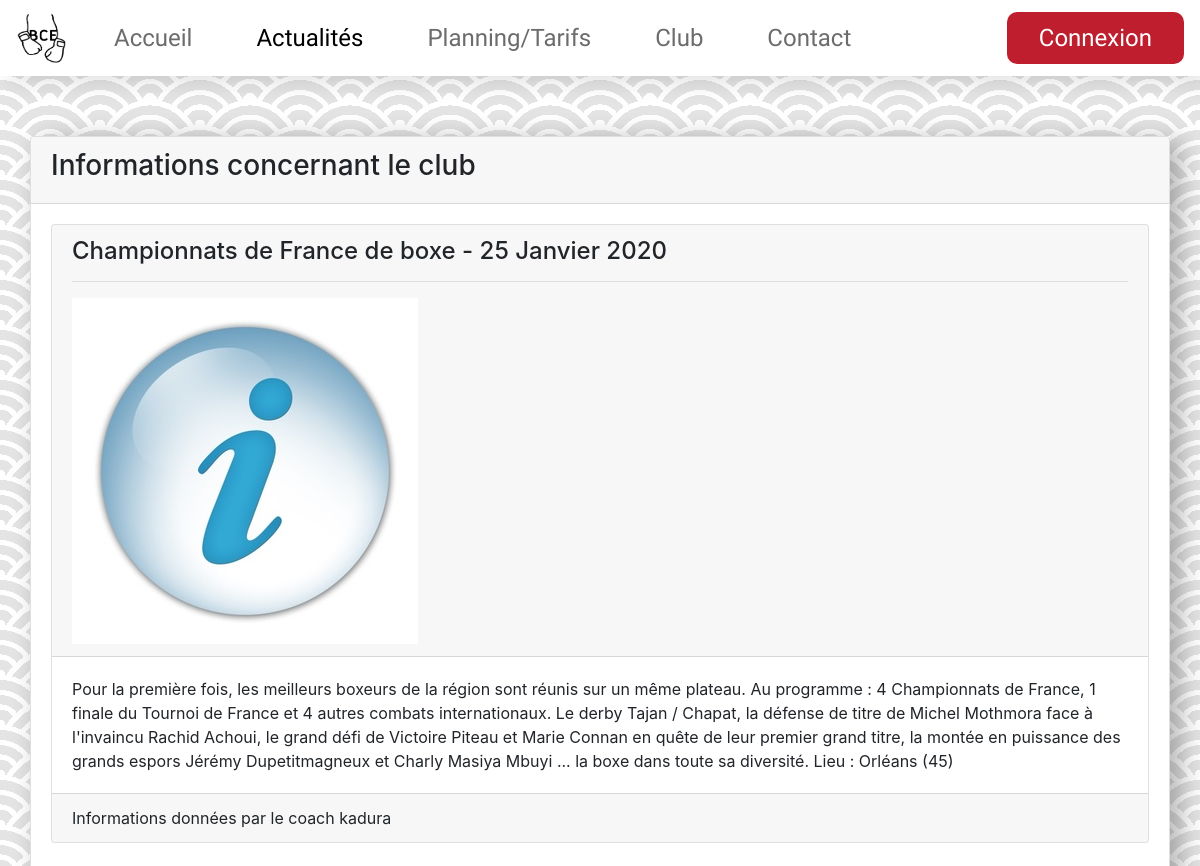
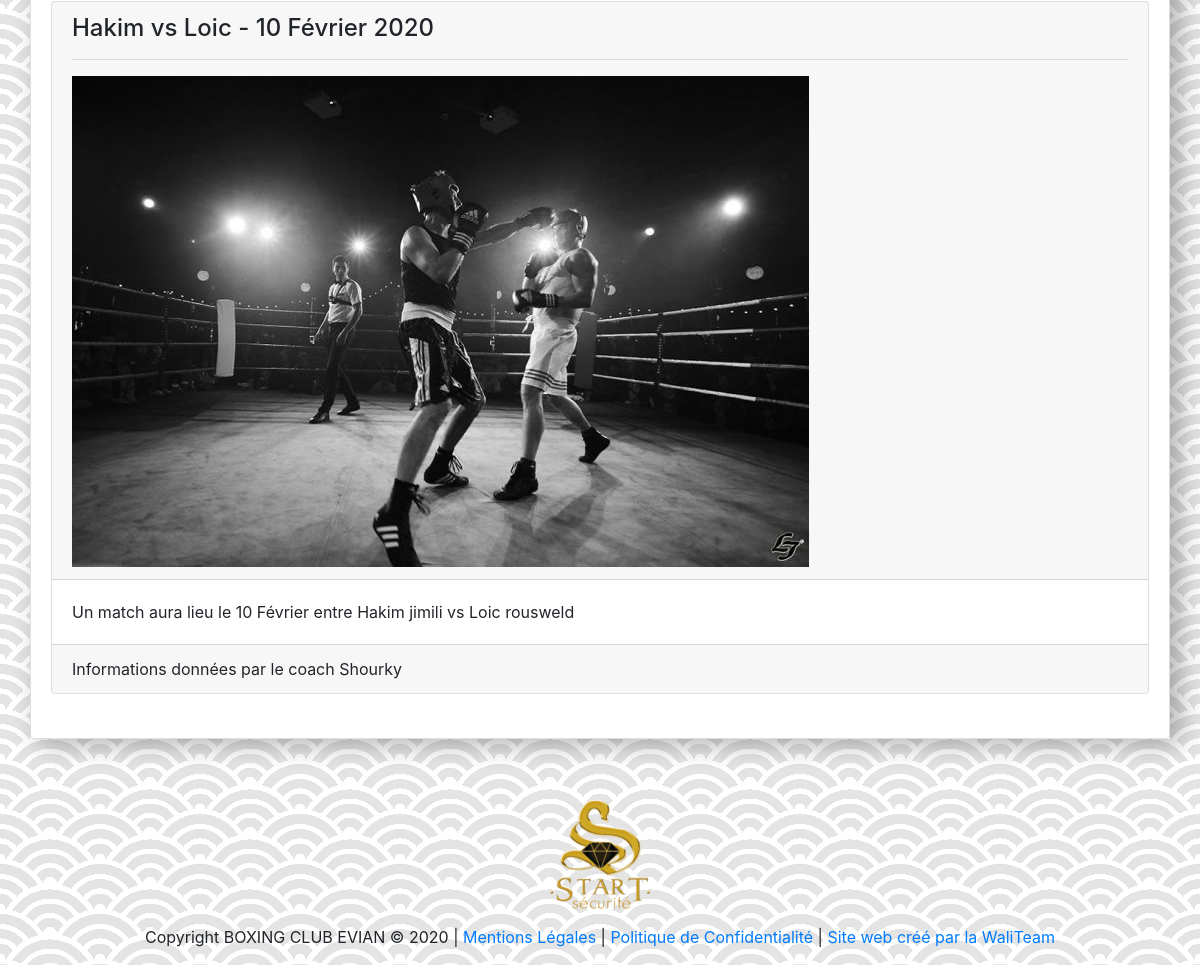
/controle/actualite.ctrl.php, run on the app's committed database (2 pictures, top to bottom).
### tables this page shows
CREATE TABLE actualite(
  nom VARCHAR(25) PRIMARY KEY,
  type VARCHAR(25),
  dateAct DATE,
  description TEXT,
  coach VARCHAR(25)
);

### controle/actualite.ctrl.php (called while the page is built, shortened)
<?php
  include('../model/DAO.class.php');
  $dao = new DAO;
  $actualites = $dao->getActualites();
  include('../view/actualite.view.php');
 ?>

### model/DAO.class.php (called while the page is built, shortened)
<?php
  require_once('../model/Actualite.class.php');
class DAO {
  private $db;
  private $database = '../model/data/db/boxe.db';
  public function __construct() {
    try {
      $this->db = new PDO("sqlite:".$this->database);
    } catch (PDOException $e) {
      die("PDO Error :".$e->getMessage()." '".$this->database."'\n");
    }
  }
  public function getActualites(){
    $query = "SELECT * FROM actualite ORDER BY dateAct";
    $sql= $this->db->query($query);
    $actualites = $sql->fetchAll(PDO::FETCH_ASSOC);
    $listActulaites = array();
    foreach ($actualites as $actu ) {
      array_push($listActulaites,new Actualite($actu));
    }
    return $listActulaites;
  }
}
 ?>

### model/Actualite.class.php (called while the page is built, shortened)
<?php
  class Actualite{
    private $nom;
    private $type;
    private $dateAct;
    private $description;
    private $coach;
    public function getNom() {return $this->nom;}
    public function getType() {return $this->type;}
    public function getDescription() {return $this->description;}
    public function getCoach(){return $this->coach;}
    public function getDateTexte(){
      $date = $this->dateAct;
      $jour = date("d",strtotime($date));
      $mois = $this->getMois(date("m",strtotime($date)));
      $annee = date("Y",strtotime($date));
      return   "$jour $mois $annee";
    }
    public function getMois($mois){
    if ($mois==1) {
      return "Janvier";
    }elseif ($mois==2) {
      return "Février";
    }elseif ($mois==3) {
      return "Mars";
    }elseif ($mois==4) {
      return "Avril";
    }elseif ($mois==5) {
      return "Mai";
    }elseif ($mois==6) {
      return "Juin";
    }elseif ($mois==7) {
      return "Juillet";
    }elseif ($mois==8) {
      return "Août";
    }elseif ($mois==9) {
      return "Septembre";
    }elseif ($mois==10) {
      return "Octobre";
    }elseif ($mois==11) {
      return "Novembre";
    }elseif ($mois==12) {
      return "Décembre";
    }else {
      return "mois inconnue";
    }
    }
  }
 ?>

### view/actualite.view.php (the view, shortened to what this page needs)
<!DOCTYPE html>
<html lang="en" dir="ltr">
  <head>
    <link rel="stylesheet" href="https://maxcdn.bootstrapcdn.com/bootstrap/4.0.0/css/bootstrap.min.css">
    <link rel="stylesheet" href="../view/src/style/actualite.css">
    <link rel="stylesheet" type="text/css" href="https://cdn.jsdelivr.net/npm/cookieconsent@3/build/cookieconsent.min.css" />
  </head>
  <body>
    <header>
      <nav class="navbar navbar-expand-lg bg-white">
        <a class="navbar-brand" href="#">
          <img class="logo" src="../view/src/img/logo.png" alt="logo-InTheBoxe">
        </a>
        <div class="collapse navbar-collapse" id="navbarSupportedContent">
          <ul class="navbar-nav mr-auto">
            <li class="nav-item">
              <a class="nav-link" href="../controle/accueil.ctrl.php">Accueil<span class="sr-only">(current)</span></a>
            </li>
            <li class="nav-item">
              <a class="nav-link active" href="../controle/actualite.ctrl.php">Actualités</a>
            </li>
            <li class="nav-item">
              <a class="nav-link" href="../controle/planning.ctrl.php">Planning/Tarifs</a>
            </li>
            <li class="nav-item">
              <a class="nav-link" href="../controle/club.ctrl.php">Club</a>
            </li>
            <li class="nav-item">
              <a class="nav-link" href="../controle/contact.ctrl.php">Contact</a>
            </li>
          </ul>
          <ul class="navbar-nav my-2 my-lg-0">
            <?php if (isset($_SESSION['mail'])) {
                $nom = $_SESSION['prenom']; ?>
                <li class="nav-item dropdown bg-red">
                  <a class="nav-link dropdown-toggle" href="#" id="navbarDropdown" role="button" data-toggle="dropdown" aria-haspopup="true" aria-expanded="false">
                    <?=$nom?>
                  </a>
                  <div class="dropdown-menu" aria-labelledby="navbarDropdown">
                    <a class="dropdown-item" href="../controle/profil.ctrl.php">Profil</a>
                    <a class="dropdown-item" href="../controle/accueil.ctrl.php?deco=1">Déconnexion</a>
                    <div class="dropdown-divider"></div>
                  </div>
                </li>
            <?php }else { ?>
              <li class="nav-item my-2 my-sm-0 bg-red">
                <a class="nav-link" href="../controle/connexion.ctrl.php">Connexion</a>
              </li>
            <?php } ?>
          </ul>
        </div>
      </nav>
    </header>
    <div class="container">
      <div class="card">
        <div class="card-header">
          <h3>Informations concernant le club</h3>
        </div>
        <div class="card-body overflow-auto">
        <?php foreach ($actualites as $actu) { ?>
            <div class="card">
              <div class="card-header">
                <?php
                $date = $actu->getDateTexte();
                 ?>
                <h4><?=$actu->getNom()?> - <?=$date?></h4>
                <hr class="style1">
                <?php if ($actu->getType()=='evenement'){ ?>
                  <img class="img-fluid" src="../view/src/img/actualite/evenement.png" alt="evenement">
                <?php }elseif ($actu->getType()=='match') {?>
                  <img class="img-fluid" src="../view/src/img/actualite/educative.jpg" alt="marche pas">
                <?php }else{ ?>
                  <img class="img-fluid" src="../view/src/img/actualite/info.jpg" alt="une annonce">
                <?php } ?>
              </div>
              <div class="card-body">
                <?=$actu->getDescription()?>
              </div>
              <div class="card-footer">
                Informations données par le coach <?=$actu->getCoach()?>
              </div>
            </div>
          <br>
        <?php } ?>
      </div>
      </div>
    </div>
    <footer class="page-footer font-small cyan darken-3">
      <div class="text-center">
        <a href="https://www.start-securite.fr/">
          <img id="sponsor" src="../view/src/img/sponsor.png" alt="sponsor">
        </a>
      </div>
      <div class="footer-copyright text-center py-3">Copyright BOXING CLUB EVIAN © 2020 |
        <a href="../RGPD/mentionsLegals.html"> Mentions Légales</a>
        |
        <a href="../RGPD/politiqueDeConfidentialite.html"> Politique de Confidentialité</a>
        |
        <a href="#">Site web créé par la WaliTeam</a>
      </div>
    </footer>
  </body>
</html>

### view/src/style/actualite.css (style rules this page uses)
.logo { width: 50px; height: 50px; }
.nav-link { font-size: 1.5em; font-family: Palanquin; margin-left: 1em; margin-right: 1em; color: #6c6c6c; }
.active { color: black; }
.bg-red { background-color: #BE1E2D; border-radius: 10px; }
.bg-red .nav-link { color: #FFFFFF; }
header { box-shadow: 10px 5px 25px rgba(0, 0, 0, 0.13); }
body { background-color: #e4e4e4; background-image: radial-gradient(circle at 100% 150%, #e4e4e4 24%, white 24%, white 28%, #e4e4e4 28%, #e4e4e4 36%, white 36%, white 40%, transparent 40%, transparent), radial-gradient(circle at 0 150%, #e4e4e4 24%, white 24%, white 28%, #e4e4e4 28%, #e4e4e4 36%, white 36%, white 40%, transparent 40%, transparent), radial-gradient(circle at 50% 100%, white 10%, #e4e4e4 10%, #e4e4e4 23%, white 23%, white 30%, #e4e4e4 30%, #e4e4e4 43%, white 43%, white 50%, #e4e4e4 50%, #e4e4e4 63%, white 63%, white 71%, transparent 71%, transparent), radial-gradient(circle at 100% 50%, white 5%, #e4e4e4 5%, #e4e4e4 15%, white 15%, white 20%, #e4e4e4 20%, #e4e4e4 29%, white 29%, white 34%, #e4e4e4 34%, #e4e4e4 44%, white 44%, white 49%, transparent 49%, transparent), radial-gradient(circle at 0 50%, white 5%, #e4e4e4 5%, #e4e4e4 15%, white 15%, white 20%, #e4e4e4 20%, #e4e4e4 29%, white 29%, white 34%, #e4e4e4 34%, #e4e4e4 44%, white 44%, white 49%, transparent 49%, transparent); background-size: 100px 50px; }
.container { margin-top: 5%; box-shadow: 10px 5px 25px rgba(0, 0, 0, 0.31); padding: 0; }
footer { margin-top: 5%; }

### data on the page
actualite: nom "Championnats de France de boxe", dateAct "25 Janvier 2020", description "Pour la première fois, les meilleurs boxeurs de la région sont réunis sur un même plateau. Au programme : 4 Championnats de France, 1 finale du Tournoi de France et 4 autres combats internationaux. Le derby Tajan / Chapat, la défense de titre de Michel Mothmora face à l'invaincu Rachid Achoui, le grand défi de Victoire Piteau et Marie Connan en quête de leur premier grand titre, la montée en puissance des grands espors Jérémy Dupetitmagneux et Charly Masiya Mbuyi ... la boxe dans toute sa diversité. Lieu : Orléans (45)", coach "kadura"
actualite: nom "Hakim vs Loic", dateAct "10 Février 2020", description "Un match aura lieu le 10 Février entre Hakim jimili vs Loic rousweld", coach "Shourky"
